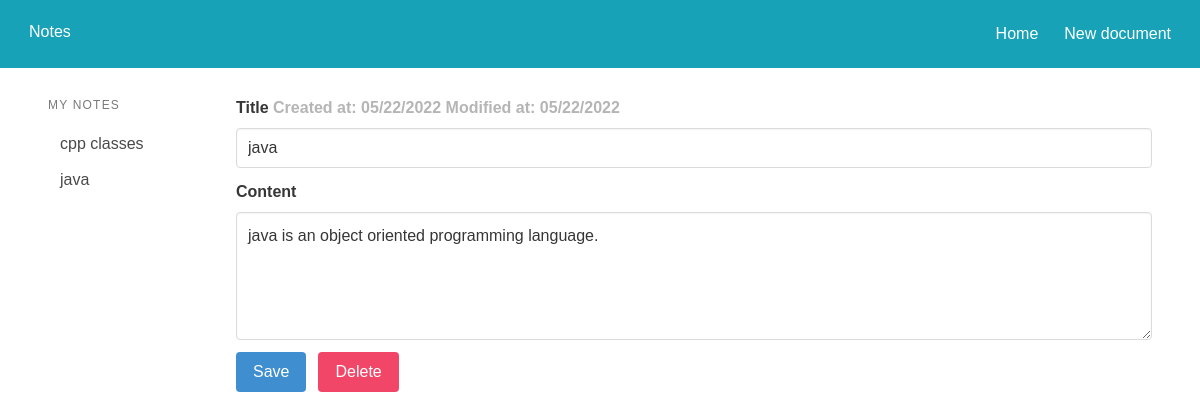
The app's page /editor/?docid=13 (signed in) with its own data.
### accounts/models.py (models this page shows, shortened)
class Document(models.Model):
    user = models.ForeignKey(User, on_delete=models.CASCADE, default=1)
    title = models.CharField(max_length=255)
    content = models.TextField(blank=True, null=True)
    created_at = models.DateTimeField(auto_now_add=True)
    modified_at = models.DateTimeField(auto_now=True)
    class Meta:
        ordering = ('title',)

### accounts/views.py (the view, shortened to what this page needs)
# urls.py: path('editor/',views.editorview,name="editor"),
def editorview(request):
    if request.user.is_authenticated:
        docid = int(request.GET.get('docid', 0))
        documents = Document.objects.all()
        if docid > 0:
            document = Document.objects.get(pk=docid)
        else:
            document = ''
        context = {
        'docid': docid,
        'documents': documents,
        'document': document
        }
        return render(request, 'accounts/editor.html', context)
    else:
        return redirect('login')

### accounts/templates/accounts/editor.html (shortened to what this page needs)
<!DOCTYPE html>
<html>
<head>
    <link rel="stylesheet" href="https://cdn.jsdelivr.net/npm/bulma@0.9.0/css/bulma.min.css">
    <link rel="stylesheet" href="https://cdnjs.cloudflare.com/ajax/libs/fontawesome/4.7.0/css/font-awesome.min.css">
    <link rel="stylesheet" href="https://maxcdn.bootstrapcdn.com/bootstrap/4.5.2/css/bootstrap.min.css">
</head>
<body>
    <nav class="navbar bg-info   bg-primary fixed-top">
        <div class="navbar-brand">
            <a href="{% url 'editor' %}" class="btn btn-info navbar-btn">Notes</a>
        </div>
        <div class="navbar-menu">
            <div class="navbar-end">
                <a href="{% url 'home' %}?docid=0" class="btn btn-info navbar-btn">Home</a>
                <a href="{% url 'editor' %}?docid=0" class="btn btn-info navbar-btn">New document</a>
            </div>
        </div>
    </nav>
    <br><br>
    <section class="section" style="color:black">
        <div class="columns">
            <div class="column is-2">
                <aside class="menu">
                    <p class="menu-label">My Notes</p>
                    <ul class="menu-list">
                        {% for doc in documents %}
                        {% if doc.user.username == user.username %}
                        <li>
                            <a href="{% url 'editor' %}?docid={{ doc.id }}">{{ doc.title }}</a>
                        </li>
                        {% endif %}
                        {% endfor %}
                    </ul>
                </aside>
            </div>
            <br><br><br><br>
            <div class="column is-10">
                <form method="post" action="{% url 'editor' %}">
                    <div class="field">
                        <label class="label">
                            Title
                            {% if document %}
                            <span class="has-text-grey-light">
                                Created at: {{ document.created_at|date:"m/d/Y" }}
                                Modified at: {{ document.modified_at|date:"m/d/Y" }}
                            </span>
                            {% endif %}
                        </label>
                        <div class="control">
                            <input type="text" class="input" name="title" placeholder="Title" {% if document %}
                                value="{{ document.title }}" {% endif %}>
                        </div>
                    </div>
                    <div class="field">
                        <label class="label">Content</label>
                        <div class="control">
                            <textarea class="textarea" name="content"
                                placeholder="Content">{% if document %}{{ document.content }}{% endif %}</textarea>
                        </div>
                    </div>
                    <div class="field is-grouped">
                        <div class="control">
                            <button class="button is-info" id="myBtn">Save</button>
                        </div>
                        {% if document %}
                        <div class="control">
                            <a href="{% url 'delete_document' document.id %}" class="button is-danger">Delete</a>
                        </div>
                        {% endif %}
                    </div>
                </form>
            </div>
        </div>
    </section>
</body>
</html>

### accounts/templates/accounts/editor.html (style rules this page uses)
body { font-family: Arial, Helvetica, sans-serif; }

### records on screen
Document: title "cpp classes"
Document: title "java", created_at "05/22/2022", modified_at "05/22/2022", content "java is an object oriented programming language."
